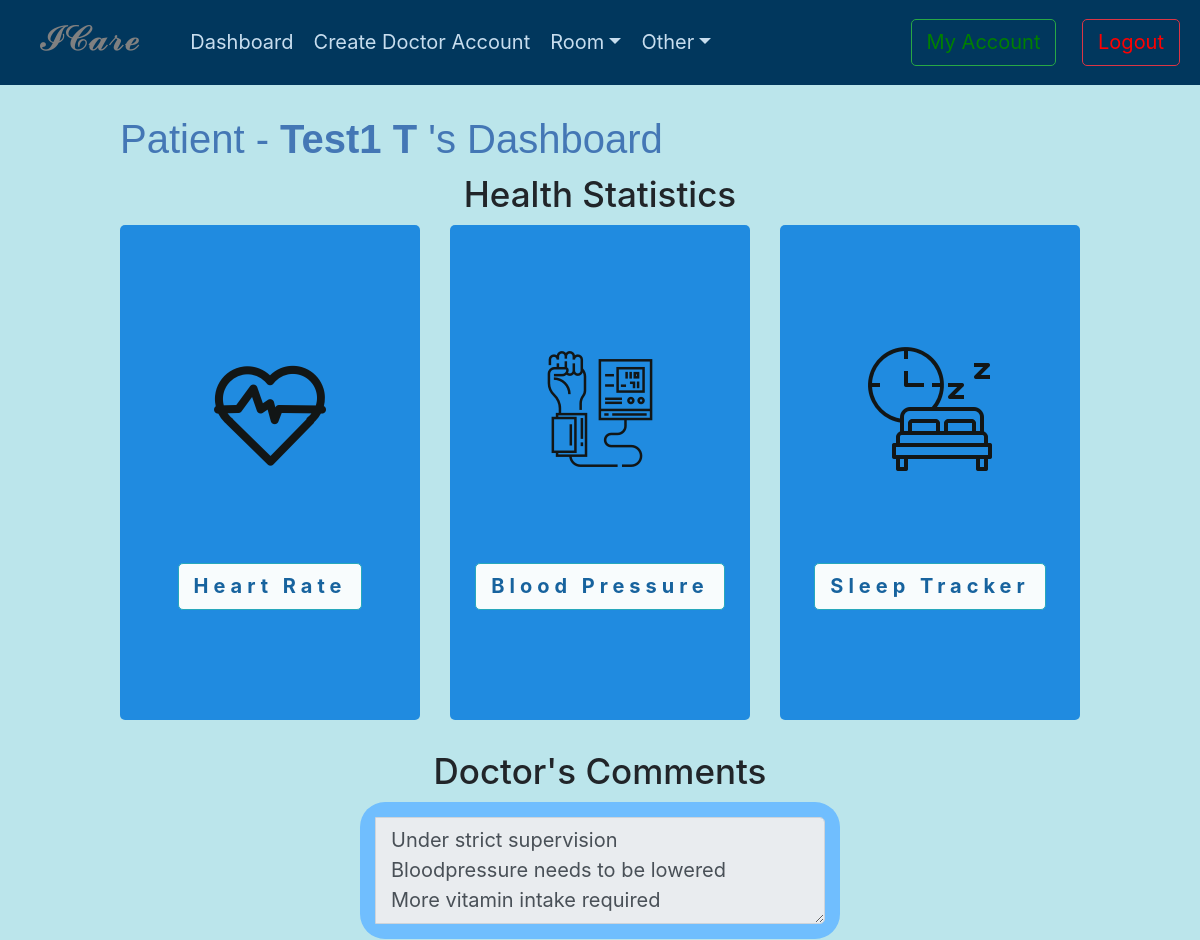
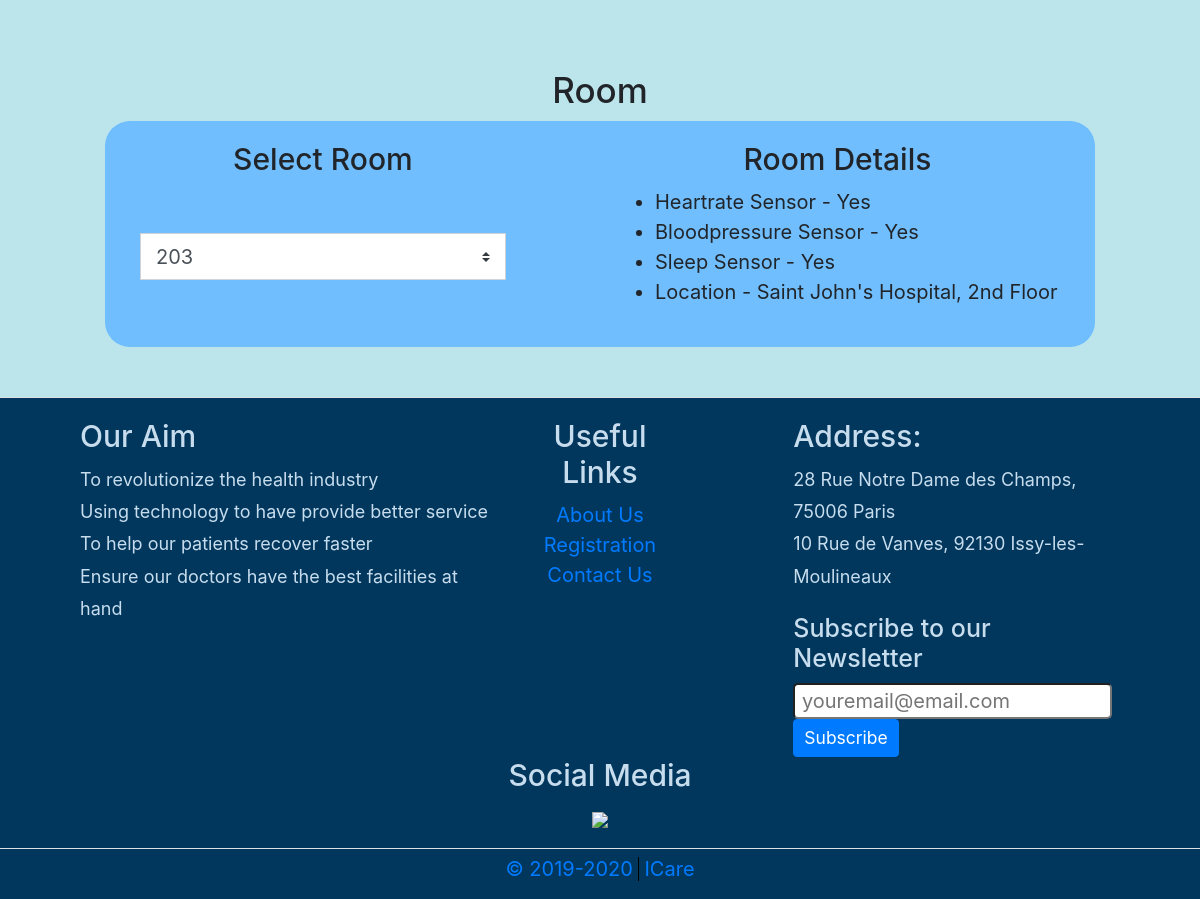
The page /view-patient-dashboard.php?id=100 (signed in) on the database its author committed (2 pictures, top to bottom).
### tables this page shows
CREATE TABLE `patient` (
  `idPatient` int(10) NOT NULL,
  `First_Name` varchar(45) DEFAULT NULL,
  `Last_Name` varchar(45) DEFAULT NULL,
  `Phone_number` varchar(45) DEFAULT NULL,
  `BirthDate` varchar(45) DEFAULT NULL,
  `Address` varchar(45) DEFAULT NULL,
  `Cholesterol` varchar(450) DEFAULT NULL,
  `Emerg_FirstName` varchar(45) DEFAULT NULL,
  `Emerg_LastName` varchar(45) DEFAULT NULL,
  `Emerg_Relation` varchar(45) DEFAULT NULL,
  `Emerg_PhoneNumber1` varchar(20) DEFAULT NULL,
  `Emerg2_PhoneNumber2` varchar(20) DEFAULT NULL,
  `Emerg_PhoneNumber2` varchar(20) DEFAULT NULL,
  `HepatitisB` varchar(45) DEFAULT NULL,
  `ChickenPox` varchar(45) DEFAULT NULL,
  `Measles` varchar(45) DEFAULT NULL,
  `Medical_History` varchar(800) DEFAULT NULL,
  `Height` varchar(45) DEFAULT NULL,
  `Weight` varchar(45) DEFAULT NULL,
  `DoctorId` int(11) DEFAULT NULL,
  `Gender` varchar(30) NOT NULL,
  `Occupation` varchar(30) NOT NULL,
  `Marital_Status` varchar(30) NOT NULL,
  `EmailID` varchar(50) NOT NULL,
  `Social_Security` varchar(50) NOT NULL,
  `Emerg2_Relation` varchar(50) NOT NULL,
  `Emerg2_FirstName` varchar(50) NOT NULL,
  `Emerg2_PhoneNumber1` varchar(20) NOT NULL,
  `BloodPressure` varchar(100) NOT NULL,
  `HeartDisease` varchar(100) NOT NULL,
  `Vaccination_History` varchar(100) NOT NULL,
  `OtherHealthIssues` varchar(500) NOT NULL,
  `Emerg2_LastName` varchar(30) NOT NULL,
  `DoctorComments` text DEFAULT NULL,
  `RoomNo` int(20) NOT NULL
);

CREATE TABLE `room` (
  `RoomID` int(11) NOT NULL,
  `RoomNo` int(20) DEFAULT NULL,
  `Location` varchar(45) DEFAULT NULL,
  `Occupied` varchar(3) NOT NULL,
  `HeartRateSensor` varchar(3) DEFAULT NULL,
  `HeartRateSensorID` int(11) NOT NULL,
  `BloodPressureSensor` varchar(3) NOT NULL,
  `BloodPressureSensorID` int(11) NOT NULL,
  `SleepSensor` varchar(3) NOT NULL,
  `SleepSensorID` int(11) NOT NULL,
  `PatientID` int(11) NOT NULL
);

### view-patient-dashboard.php (the view, shortened to what this page needs)
<?php
    global $patient_id;
    include('includes/header.php');
    if(isset($_GET['id'])) {
		$patient_id = $_GET['id'];
	}
    if(isset($patient_id)) {
        $record = mysqli_query($conn, "SELECT * FROM patient WHERE idPatient=$patient_id");
        $n = mysqli_fetch_array($record);
        $FirstName    			=  $n['First_Name'];
        $LastName    			=  $n['Last_Name'];
        $Comments               =  $n['DoctorComments'];
        $RoomNo               =  $n['RoomNo'];
        $record = mysqli_query($conn, "SELECT * FROM room WHERE PatientID=$patient_id");
        $n = mysqli_fetch_array($record);
        $sleep    			=  $n['SleepSensor'];
        $bloodpressure    			=  $n['BloodPressureSensor'];
        $heartrate    			=  $n['HeartRateSensor'];
        $count=0;
    }
?>
    <div class="main-content">
        <h2> Patient -
        <?php  if (isset($patient_id)) : ?>
            <strong>
                <?php echo $FirstName, " ", $LastName;?>
            </strong>'s Dashboard <?php endif ?>
        </h2>
        <h3 class="text-center">Health Statistics</h3>
        <div class="row" >
            <?php if($heartrate == "Yes"){ $count++; echo '
                <div class="col">
                    <div class="rounded" style="background-color: #1082df; opacity: 0.9; text-align: center;">
                        <br><br><br><br>
                        <a><img src="images/heartrate-sensor.png" alt=""></a>
                        <br><br><br><br>
                        <div class="text-left">
                            <p class="text-center">
                                <a href="#"><button type="button" style="background-color: white;color: #065596;letter-spacing: 5px;" class="btn btn-info btn-md" data-toggle="modal" data-target="#ecg"><b>Heart Rate</b></button></a>
                            </p>
                            <br><br><br>
                        </div>
                    </div>
                </div>
                <div class="modal fade" id="ecg" tabindex="-1" role="dialog" aria-labelledby="exampleModalCenterTitle" aria-hidden="true">
                    <div class="modal-dialog modal-dialog-centered" role="document">
                        <div class="modal-content">
                            <div class="modal-header">
                                <h5 class="modal-title" id="exampleModalCenterTitle">Heart Rate </h5>
                                <button type="button" class="close" data-dismiss="modal" aria-label="Close">
                                    <span aria-hidden="true">&times;</span>
                                </button>
                            </div>
                            <div class="modal-body">
                                <img style="max-width: 100%;" src="images/ecg%20gif.gif" alt="">
                            </div>
                            <div class="modal-footer">
                                <button type="button" class="btn btn-secondary" data-dismiss="modal">Close</button>
                            </div>
                        </div>
                    </div>
                </div>
            '; }?>
            <?php if($bloodpressure == "Yes"){ $count++; echo '
                <div class="col">
                    <div class="rounded" style="background-color: #1082df; opacity: 0.9; text-align: center;">
                        <br><br><br><br>
                        <a><img src="images/bloodpressure-sensor.png" alt=""> </a>
                        <br><br><br><br>
                        <div class="text-left">
                            <p class="text-center">
                                <a href="#"><button type="button" style="background-color: white;color: #065596;letter-spacing: 5px" class="btn btn-info btn-md" data-toggle="modal" data-target="#exampleModalCenter"><b>Blood Pressure </b></button></a>
                            </p>
                        </div>
                        <br><br><br>
                    </div>
                </div>
                <div class="modal fade" id="exampleModalCenter" tabindex="-1" role="dialog" aria-labelledby="exampleModalCenterTitle" aria-hidden="true" >
                    <div class="modal-dialog modal-dialog-centered" role="document">
                        <div class="modal-content">
                            <div class="modal-header">
                                <h5 class="modal-title" id="exampleModalCenterTitle">Blood Pressure</h5>
                                <button type="button" class="close" data-dismiss="modal" aria-label="Close">
                                    <span aria-hidden="true">&times;</span>
                                </button>
                            </div>
                            <div class="modal-body">
                                <div class="rounded" style="background-color: white; text-align: center;">
                                    <div style="font-size: 80px" id="demo">
                                        <script>
                                            document.getElementById("demo").innerHTML = Math.floor(Math.random() * (150 - 90)) + 90;
                                        </script>
                                    </div>
                                </div>
                            </div>
                            <div class="modal-footer">
                                <button type="button" class="btn btn-secondary" data-dismiss="modal">Close</button>
                            </div>
                        </div>
                    </div>
                </div>
            '; }?>
            <?php if($sleep == "Yes"){ $count++; echo '
                <div class="col">
                    <div class="rounded" style="background-color: #1082df; opacity: 0.9;text-align: center;">
                        <br><br><br><br>
                        <a><img src="images/sleep-tracking.png" alt=""></a>
                        <br><br><br><br>
                        <div class="text-left">
                            <p class="text-center">
                                <a href="#"><button type="button" style="background-color: white;color: #065596;letter-spacing: 5px;" class="btn btn-info btn-md" data-toggle="modal" data-target="#sleep"><b>Sleep Tracker</b></button></a>
                            </p>
                            <br><br><br>
                        </div>
                    </div>
                </div>
                                <body onload="startTime()">
                                </body>
            ';} ?>
        </div>
        <div class="row" style="padding: 30px 0;">
            <form class="col-md-12" action="view-patient-dashboard.php?id=<?php echo $patient_id?>" method="post">
                <h3 class="text-center">Doctor's Comments</h3>
                <div class="input-group col-md-6" style="margin:auto; padding: 15px; background-color: #70befe;   border-radius: 25px;">
                    <textarea class="form-control" rows="3" <?php if(userType()!=2) echo 'readonly'?> name="DoctorComments"><?php echo $Comments ; ?></textarea>
                </div>
            </form>
        </div>
        <div class="row" style="padding-top:30px;">
            <h3 style="margin:10px auto;">Room</h3>
            <form class="col-md-12 row" action="view-patient-dashboard.php?id=<?php echo $patient_id?>" method="post" style="margin:auto; padding: 20px; background-color: #70befe;   border-radius: 25px;">
                <div class="input-group col-md-5" >
                    <?php if(userType()==4) {
                        echo '
                            <h4 style="margin: 0 auto 10px auto;">Patient Room</h4>
                        ';} else {
                        echo '
                            <h4 style="margin: 0 auto 10px auto;">Select Room</h4>
                        '; }
                    ?>
                    <div class="input-group">
                        <select class="custom-select" name="room_no" <?php if(userType()==4){ echo 'disabled';}  ?> required>
                            <option selected><?php echo $RoomNo; ?></option>
                        </select>
                        <br>
                    </div>
                </div>
                <?php if(($RoomNo==0) && (userType()!=4)) {
                    echo "
                    <div class='input-group col-md-6 offset-md-1' >
                        <h4 style='margin: 0 auto 10px auto;'>Room Details</h4>
                        <div class='input-group ml-5'>
                            <ul>
                                <li>First Assign Room to Patient</li>
                            <ul>
                        </div>
                    </div>
                    ";
                } else {
                ?>
                <div class="input-group col-md-6 offset-md-1" >
                    <h4 style="margin: 0 auto 10px auto;">Room Details</h4>
                    <div class="input-group">
                        <ul>
                            <?php
                                    $records = mysqli_query($conn, "SELECT * FROM room WHERE RoomNo = '$RoomNo'");
                                    while ($row = mysqli_fetch_assoc($records)) {
                                        $HeartRateSensor = $row['HeartRateSensor'];
                                        $BloodPressureSensor = $row['BloodPressureSensor'];
                                        $SleepSensor = $row['SleepSensor'];
                                        $Location = $row['Location'];
                                ?>
                                    <li>Heartrate Sensor - <?php echo $HeartRateSensor; ?></li>
                                    <li>Bloodpressure Sensor - <?php echo $BloodPressureSensor; ?></li>
                                    <li>Sleep Sensor - <?php echo $SleepSensor; ?></li>
                                    <li>Location -  <?php echo $Location; ?> </li>
                                <?php
                                    }
                                ?>
                        </ul>
                    </div>
                </div>
                <?php
                        }
                ?>
            </form>
        </div>
    </div>
</div>
<?php
	include('includes/footer.php');
?>

### css/styles.css (style rules this page uses)
:root { font-size: 20px; font-family: "Times New Roman", Times, serif; }
p { font-size: 18px; line-height: 1.8; }
h2 { color: #4477B5; font-family: "Source Sans Pro", "Arial", serif; font-weight: normal; }
.main-content { width: 80%; margin: 0 auto; padding: 30px 0 50px 0; }

### rows shown on the page
patient: First_Name "Test1", Last_Name "T", DoctorComments "Under strict supervision Bloodpressure needs to be lowered More vitamin intake required", room_no "203"
room: HeartRateSensor "Yes", BloodPressureSensor "Yes", SleepSensor "Yes", Location "Saint John's Hospital, 2nd Floor"

### other values the page prints
$fromYear "2019"
$thisYear "2020"
